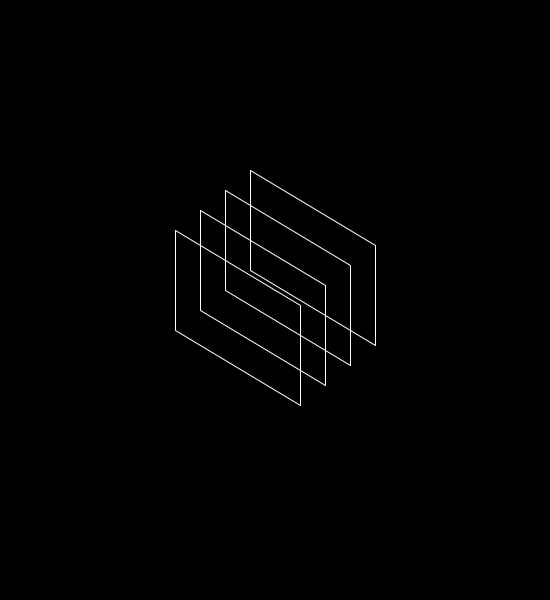
Frame 1 (no input)
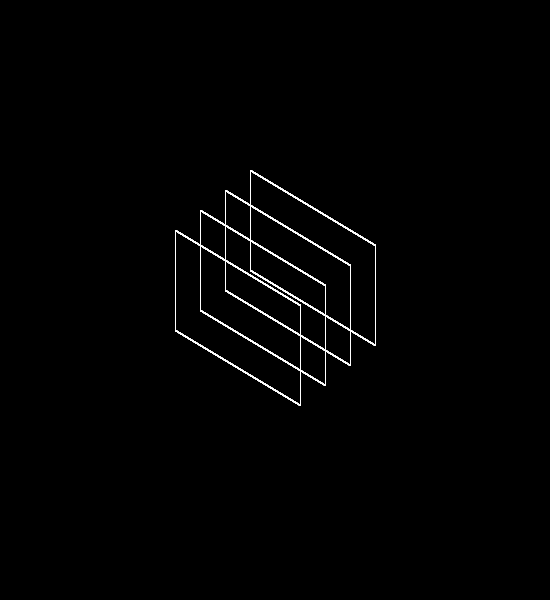
Frame 60 (the mouse pressed at the canvas centre just before this capture)
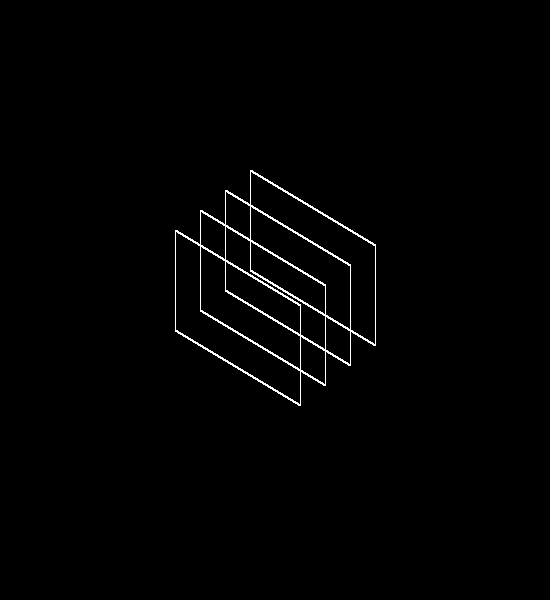
Frame 120 (the mouse held since frame 60 and released just before this capture)

The Processing sketch that drew these frames (run headless with seeded random() and noise(); from frame 60 on, the mouse is pressed at the canvas centre):

// Processing sketch: processing_110068
// ── processing_110068.pde

int value = 255;

void setup() {
  size(550,600);
  background(0);
  smooth();
}

void draw() {
  float a = 150;
  float b = 250;
  float c = 275;
  float d = 325;
  stroke(value);
  noFill();
  for (int i = 1; i < 5; i = i + 1) {
    println(i);
    a += 25;
    b -= 20;
    c += 25;
    d -= 20;
    line(a,b,a,b+100);
    line(a,b,c,d);
    line(c,d,c,d+100);
    line(a,b+100,c,d+100);  
  }
  
}

void mouseMoved() {
  value = abs(mouseX-255);
}
